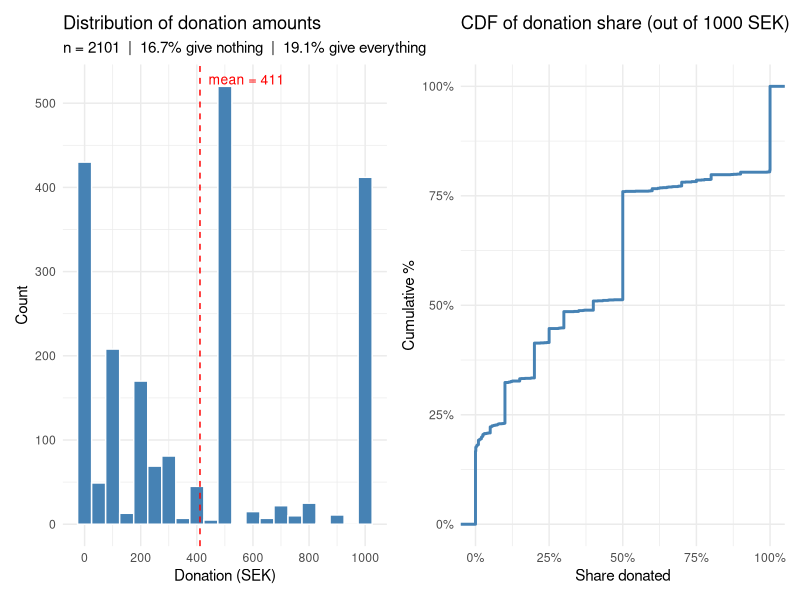
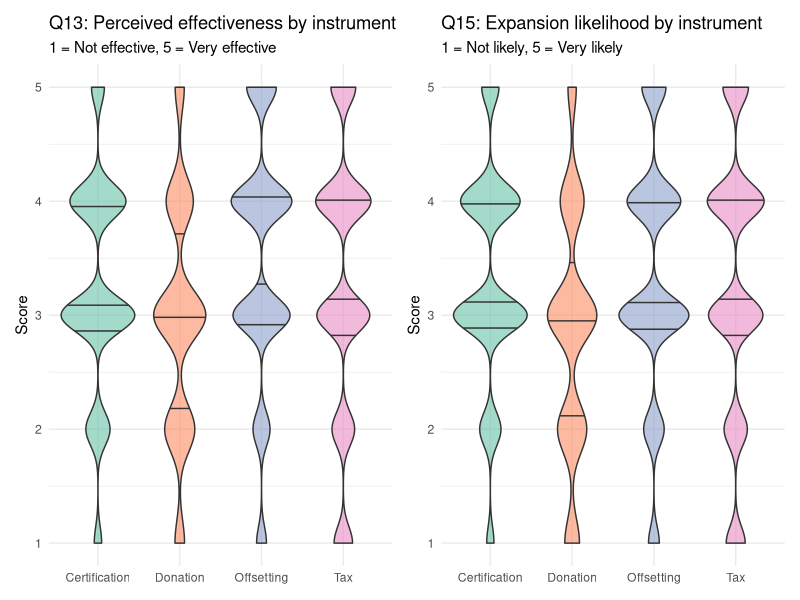
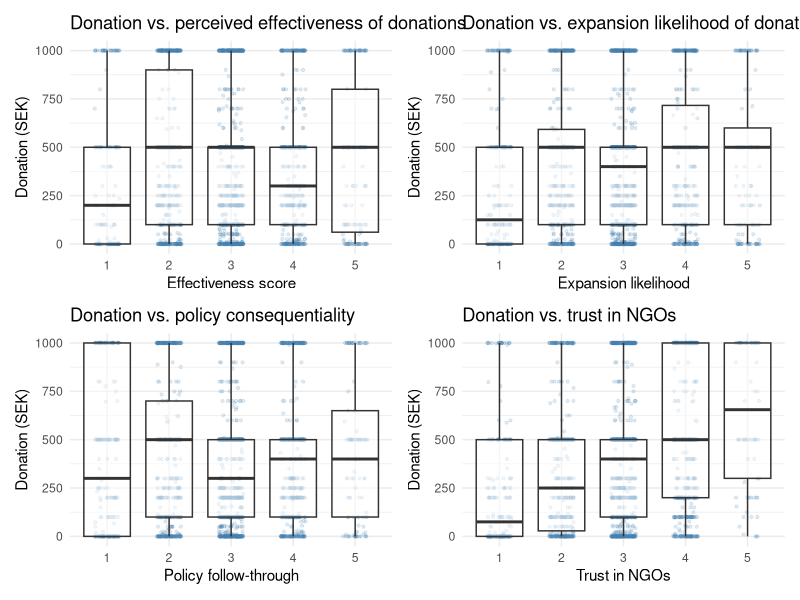
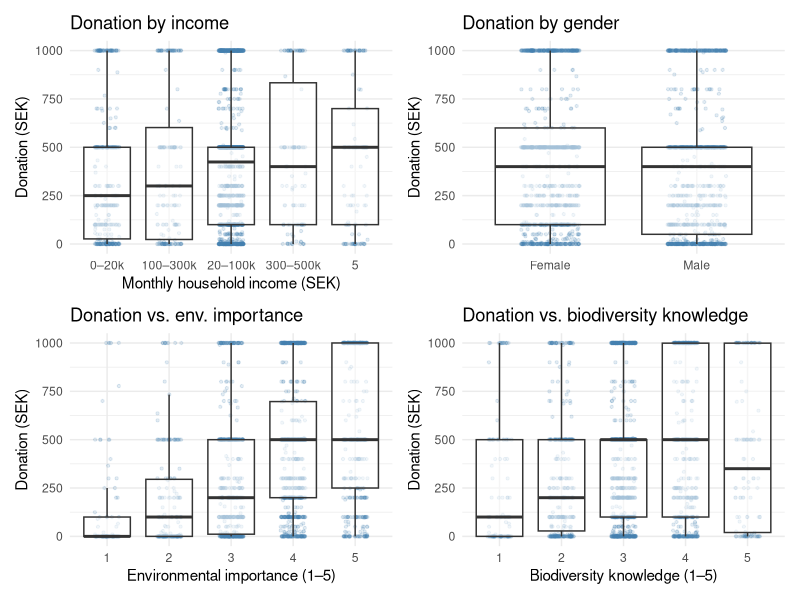

Write R code to recreate these figures, in order.
library(tidyverse)
library(patchwork)
library(here)

# Reads the anonymised public deposit rather than the restricted raw file, so
# this script runs from the published replication package.
full_data <- readr::read_csv(here("deposit", "biodivfinance_microdata_anon.csv"),
                             show_col_types = FALSE)

# ==============================================================================
# Donation experiment analysis
# Dictator game: respondents allocate up to 1000 SEK lottery prize to
# Naturskyddsföreningen (Swedish Society for Nature Conservation)
# ==============================================================================

don <- full_data |>
  transmute(
    id,
    donation     = yourdonation,
    share        = yourdonation / 1000,
    gave_zero    = yourdonation == 0,
    gave_all     = yourdonation == 1000,
    # consequentiality
    eff_donation = q13_1,   # perceived effectiveness of donations (1-5)
    eff_cert     = q13_2,
    eff_tax      = q13_3,
    eff_offset   = q13_4,
    expand_don   = q15_1,   # likelihood donations will expand (1-5)
    expand_cert  = q15_2,
    expand_tax   = q13_3,
    expand_off   = q15_4,
    policy_cq    = q14,     # "Sweden will follow through on biodiversity policies" (1-5)
    # trust in handlers
    trust_state  = q2_1,
    trust_market = q2_2,
    trust_ngo    = q2_3,
    # demographics
    env_import   = q11,     # environmental importance (1-5)
    bio_knowl    = q12,     # biodiversity knowledge (1-5)
    income       = q8,      # household income (1-4 categories)
    gender       = q10,
    party        = q16
  )

# --- 1. Distribution ---
p_hist <- ggplot(don, aes(x = donation)) +
  geom_histogram(binwidth = 50, fill = "steelblue", colour = "white") +
  geom_vline(xintercept = mean(don$donation), linetype = "dashed", colour = "red") +
  annotate("text", x = mean(don$donation) + 30, y = Inf, label = paste0("mean = ", round(mean(don$donation))),
           vjust = 2, hjust = 0, colour = "red", size = 3.5) +
  scale_x_continuous(breaks = seq(0, 1000, 200)) +
  labs(title = "Distribution of donation amounts",
       subtitle = paste0("n = ", nrow(don), "  |  ",
                         round(mean(don$gave_zero) * 100, 1), "% give nothing  |  ",
                         round(mean(don$gave_all)  * 100, 1), "% give everything"),
       x = "Donation (SEK)", y = "Count") +
  theme_minimal()

p_share <- ggplot(don, aes(x = share)) +
  stat_ecdf(colour = "steelblue", linewidth = 1) +
  scale_x_continuous(labels = scales::percent, breaks = seq(0, 1, .25)) +
  scale_y_continuous(labels = scales::percent) +
  labs(title = "CDF of donation share (out of 1000 SEK)",
       x = "Share donated", y = "Cumulative %") +
  theme_minimal()

p_hist + p_share

# --- 2. Consequentiality beliefs ---

# Perceived effectiveness of each instrument
eff_long <- don |>
  select(starts_with("eff_")) |>
  pivot_longer(everything(), names_to = "instrument", values_to = "score") |>
  mutate(instrument = recode(instrument,
    eff_donation = "Donation", eff_cert = "Certification",
    eff_tax = "Tax", eff_offset = "Offsetting"))

p_eff <- ggplot(eff_long, aes(x = instrument, y = score, fill = instrument)) +
  geom_violin(alpha = .6, draw_quantiles = c(.25, .5, .75)) +
  scale_fill_brewer(palette = "Set2") +
  labs(title = "Q13: Perceived effectiveness by instrument",
       subtitle = "1 = Not effective, 5 = Very effective",
       x = NULL, y = "Score") +
  theme_minimal() + theme(legend.position = "none")

# Expansion likelihood
exp_long <- don |>
  select(expand_don, expand_cert, expand_tax, expand_off) |>
  pivot_longer(everything(), names_to = "instrument", values_to = "score") |>
  mutate(instrument = recode(instrument,
    expand_don = "Donation", expand_cert = "Certification",
    expand_tax = "Tax", expand_off = "Offsetting"))

p_expand <- ggplot(exp_long, aes(x = instrument, y = score, fill = instrument)) +
  geom_violin(alpha = .6, draw_quantiles = c(.25, .5, .75)) +
  scale_fill_brewer(palette = "Set2") +
  labs(title = "Q15: Expansion likelihood by instrument",
       subtitle = "1 = Not likely, 5 = Very likely",
       x = NULL, y = "Score") +
  theme_minimal() + theme(legend.position = "none")

p_eff + p_expand

# --- 3. Donation amount vs. consequentiality / trust ---

make_jitter_box <- function(df, xvar, yvar = "donation", xlab, title) {
  ggplot(df, aes(x = factor(.data[[xvar]]), y = .data[[yvar]])) +
    geom_jitter(width = .2, alpha = .15, size = .8, colour = "steelblue") +
    geom_boxplot(alpha = .5, outlier.shape = NA) +
    labs(title = title, x = xlab, y = "Donation (SEK)") +
    theme_minimal()
}

p_eff_don   <- make_jitter_box(don, "eff_donation",  xlab = "Effectiveness score", title = "Donation vs. perceived effectiveness of donations")
p_exp_don   <- make_jitter_box(don, "expand_don",    xlab = "Expansion likelihood", title = "Donation vs. expansion likelihood of donations")
p_polcq_don <- make_jitter_box(don, "policy_cq",     xlab = "Policy follow-through", title = "Donation vs. policy consequentiality")
p_ngo_don   <- make_jitter_box(don, "trust_ngo",     xlab = "Trust in NGOs", title = "Donation vs. trust in NGOs")

(p_eff_don + p_exp_don) / (p_polcq_don + p_ngo_don)

# --- 4. Demographic breakdown ---

p_income <- don |>
  filter(!is.na(income)) |>
  mutate(income_lab = recode(as.character(income),
    "1" = "0–20k", "2" = "20–100k", "3" = "100–300k", "4" = "300–500k")) |>
  ggplot(aes(x = income_lab, y = donation)) +
  geom_jitter(width = .2, alpha = .15, size = .8, colour = "steelblue") +
  geom_boxplot(alpha = .5, outlier.shape = NA) +
  labs(title = "Donation by income", x = "Monthly household income (SEK)", y = "Donation (SEK)") +
  theme_minimal()

p_gender <- don |>
  filter(gender %in% 1:2) |>
  mutate(gender_lab = recode(as.character(gender), "1" = "Male", "2" = "Female")) |>
  ggplot(aes(x = gender_lab, y = donation)) +
  geom_jitter(width = .2, alpha = .15, size = .8, colour = "steelblue") +
  geom_boxplot(alpha = .5, outlier.shape = NA) +
  labs(title = "Donation by gender", x = NULL, y = "Donation (SEK)") +
  theme_minimal()

p_env <- make_jitter_box(don, "env_import", xlab = "Environmental importance (1–5)", title = "Donation vs. env. importance")
p_know <- make_jitter_box(don, "bio_knowl", xlab = "Biodiversity knowledge (1–5)", title = "Donation vs. biodiversity knowledge")

(p_income + p_gender) / (p_env + p_know)

# --- 5. OLS regression (robust SEs via lm + sandwich) ---
# install.packages("sandwich"); install.packages("lmtest") if needed

if (!requireNamespace("sandwich", quietly = TRUE)) install.packages("sandwich")
if (!requireNamespace("lmtest",   quietly = TRUE)) install.packages("lmtest")

library(sandwich)
library(lmtest)

reg_data <- don |>
  filter(!is.na(income), !is.na(gender)) |>
  mutate(
    female       = as.integer(gender == 2),
    income_mid   = as.integer(income == 2),
    income_high  = as.integer(income >= 3)
  )

m1 <- lm(donation ~ eff_donation + expand_don + policy_cq, data = reg_data)
m2 <- lm(donation ~ eff_donation + expand_don + policy_cq +
            trust_state + trust_market + trust_ngo, data = reg_data)
m3 <- lm(donation ~ eff_donation + expand_don + policy_cq +
            trust_state + trust_market + trust_ngo +
            env_import + bio_knowl + female + income_mid + income_high,
         data = reg_data)

cat("\n=== OLS regressions (donation ~ consequentiality + trust + demographics) ===\n")
cat("\n--- Model 1: consequentiality only ---\n")
print(coeftest(m1, vcov = vcovHC(m1, type = "HC3")))
cat("\n--- Model 2: + trust in handlers ---\n")
print(coeftest(m2, vcov = vcovHC(m2, type = "HC3")))
cat("\n--- Model 3: full ---\n")
print(coeftest(m3, vcov = vcovHC(m3, type = "HC3")))

cat("\n=== R² ===\n")
cat("Model 1:", round(summary(m1)$r.squared, 4), "\n")
cat("Model 2:", round(summary(m2)$r.squared, 4), "\n")
cat("Model 3:", round(summary(m3)$r.squared, 4), "\n")

# --- 6. Summary table ---
cat("\n=== Donation summary ===\n")
don |> summarise(
  n          = n(),
  mean       = round(mean(donation), 1),
  median     = median(donation),
  sd         = round(sd(donation), 1),
  pct_zero   = round(mean(gave_zero) * 100, 1),
  pct_half   = round(mean(donation == 500) * 100, 1),
  pct_all    = round(mean(gave_all) * 100, 1)
) |> print()

# ==============================================================================
# Session info (for reproducibility)
# ==============================================================================
cat("\n=== Session information ===\n")
print(sessionInfo())
